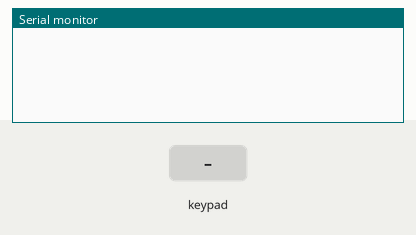
Recording of a sketch running on a simulated Arduino Uno, built with avr-gcc and run on an emulated ATmega328P. Shown: the last lines printed to the serial monitor. Inputs (shaded band) come from the test bench.

Above: at 1.2 s.
1.3 s: key '1' pressed
At 2.1 s:
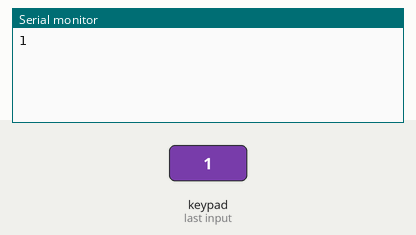
2.8 s: keypad keys 1 2 3 4 # pressed 0.4 s apart
At 5.7 s:
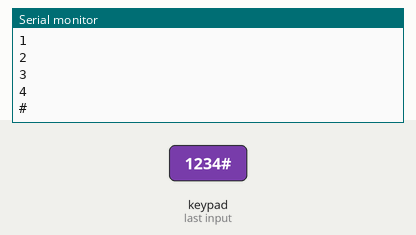
6.3 s: key 'A' pressed
At 7.1 s:
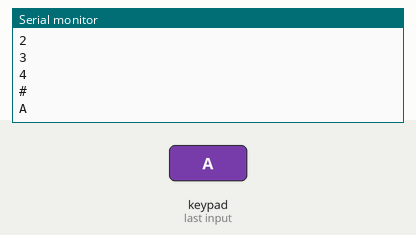
7.8 s: keypad keys 1 2 3 4 * pressed 0.4 s apart
At 10.9 s:
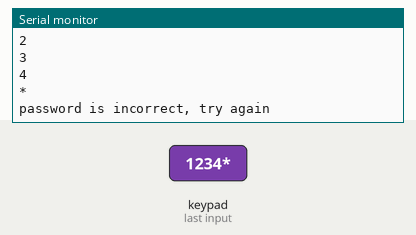
11.3 s: key 'B' pressed
At 12.1 s:
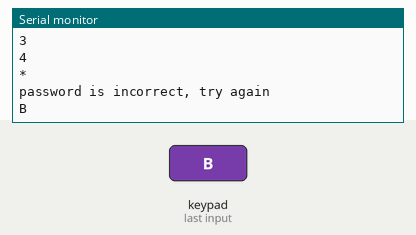
12.8 s: keypad keys 1 2 3 4 D pressed 0.4 s apart
At 14.8 s:
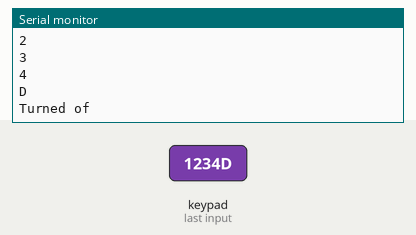
Timing chart, 0 to 16.3 s (numbered marks = the images above; inputs shaded):
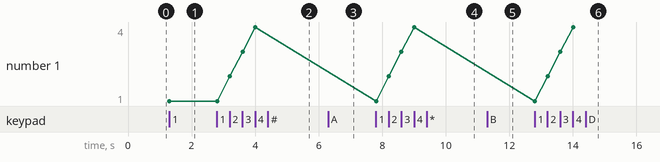

Measured:
- after the input at 1.3 s, the serial monitor: prints a new line at once (image 1)
- after the input at 2.8 s, the serial monitor: prints a new line after 0.41 s (image 2)
- after the input at 6.3 s, the serial monitor: prints a new line at once (image 3)
- after the input at 7.8 s, the serial monitor: prints a new line at once (image 4)
- after the input at 11.3 s, the serial monitor: prints a new line at once (image 5)
- after the input at 12.8 s, the serial monitor: prints a new line at once (image 6)
- plotted number 1: 1 → 4 after the input at 2.8 s

The sketch:

Keypad-password.ino
```cpp
#include <Keypad.h>

const int ROW_NUM = 4; //four rows
const int COLUMN_NUM = 4; //four columns

char keys[ROW_NUM][COLUMN_NUM] = {
  {'1','2','3', 'A'},
  {'4','5','6', 'B'},
  {'7','8','9', 'C'},
  {'*','0','#', 'D'}
};

byte pin_rows[ROW_NUM] = {5, 4, 3, 2}; //connect to the row pinouts of the keypad
byte pin_column[COLUMN_NUM] = {9, 8, 7, 6}; //connect to the column pinouts of the keypad


Keypad keypad = Keypad( makeKeymap(keys), pin_rows, pin_column, ROW_NUM, COLUMN_NUM );

const String password = "1234"; // change your password here
String input_password;

void setup(){
  Serial.begin(9600);
  input_password.reserve(32); // maximum input characters is 33, change if needed
}

void loop(){
  char key = keypad.getKey();

  if (key){
    Serial.println(key);

    if(key == '#') {
      input_password = ""; // clear input password
    } else if(key == '*') {
      if(password == input_password) {
        Serial.println("password is correct");
        digitalWrite(12, HIGH);


      } else {
        Serial.println("password is incorrect, try again");
      }

      input_password = ""; // clear input password
    } else {
      input_password += key; // append new character to input password string
    }
    if(key == 'D'){
      digitalWrite(12, LOW);
      Serial.println("Turned of");
    }
  }
}
```
